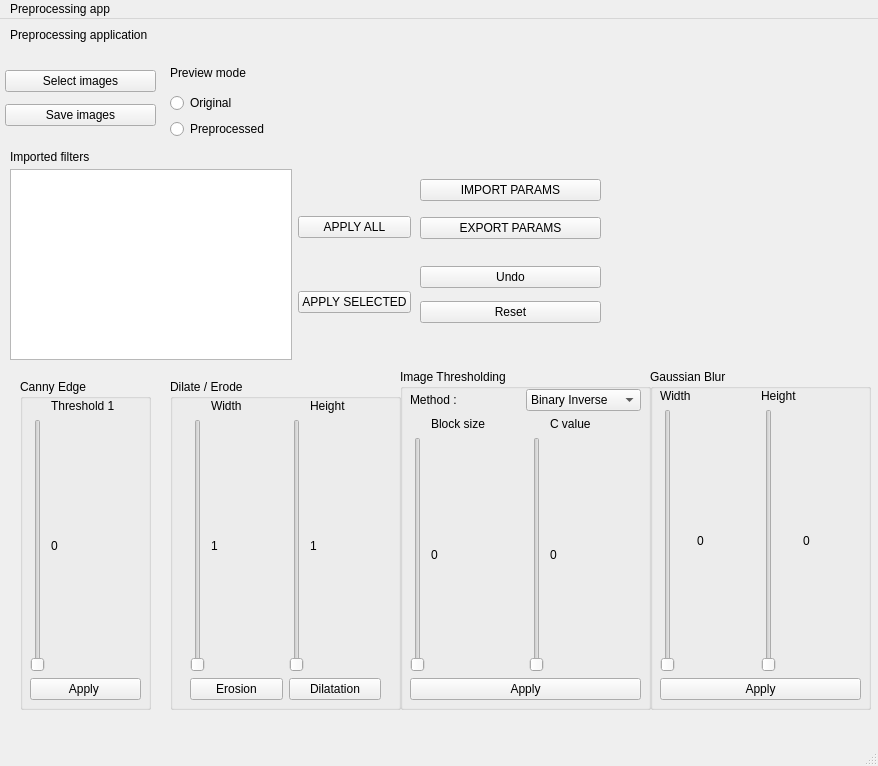
<?xml version="1.0" encoding="UTF-8"?>
<ui version="4.0">
 <class>MainWindow</class>
 <widget class="QMainWindow" name="MainWindow">
  <property name="geometry">
   <rect>
    <x>0</x>
    <y>0</y>
    <width>878</width>
    <height>766</height>
   </rect>
  </property>
  <property name="windowTitle">
   <string>MainWindow</string>
  </property>
  <widget class="QWidget" name="centralwidget">
   <widget class="QWidget" name="verticalLayoutWidget">
    <property name="geometry">
     <rect>
      <x>0</x>
      <y>40</y>
      <width>161</width>
      <height>80</height>
     </rect>
    </property>
    <layout class="QVBoxLayout" name="verticalLayout">
     <property name="leftMargin">
      <number>5</number>
     </property>
     <property name="topMargin">
      <number>5</number>
     </property>
     <property name="rightMargin">
      <number>5</number>
     </property>
     <property name="bottomMargin">
      <number>5</number>
     </property>
     <item>
      <widget class="QPushButton" name="btn_selectimgs">
       <property name="text">
        <string>Select images</string>
       </property>
      </widget>
     </item>
     <item>
      <widget class="QPushButton" name="btn_saveimgs">
       <property name="text">
        <string>Save images</string>
       </property>
      </widget>
     </item>
    </layout>
   </widget>
   <widget class="QLabel" name="label">
    <property name="geometry">
     <rect>
      <x>10</x>
      <y>0</y>
      <width>791</width>
      <height>31</height>
     </rect>
    </property>
    <property name="text">
     <string>Preprocessing application</string>
    </property>
   </widget>
   <widget class="QWidget" name="verticalLayoutWidget_2">
    <property name="geometry">
     <rect>
      <x>170</x>
      <y>40</y>
      <width>160</width>
      <height>80</height>
     </rect>
    </property>
    <layout class="QVBoxLayout" name="verticalLayout_2">
     <item>
      <widget class="QLabel" name="label_2">
       <property name="text">
        <string>Preview mode</string>
       </property>
      </widget>
     </item>
     <item>
      <widget class="QRadioButton" name="radioBtn_orig">
       <property name="text">
        <string>Original</string>
       </property>
      </widget>
     </item>
     <item>
      <widget class="QRadioButton" name="radioBtn_prep">
       <property name="text">
        <string>Preprocessed</string>
       </property>
      </widget>
     </item>
    </layout>
   </widget>
   <widget class="QWidget" name="verticalLayoutWidget_3">
    <property name="geometry">
     <rect>
      <x>420</x>
      <y>240</y>
      <width>181</width>
      <height>71</height>
     </rect>
    </property>
    <layout class="QVBoxLayout" name="verticalLayout_3">
     <item>
      <widget class="QPushButton" name="btn_undo">
       <property name="text">
        <string>Undo</string>
       </property>
      </widget>
     </item>
     <item>
      <widget class="QPushButton" name="btn_reset">
       <property name="text">
        <string>Reset</string>
       </property>
      </widget>
     </item>
    </layout>
   </widget>
   <widget class="QGroupBox" name="groupBox">
    <property name="geometry">
     <rect>
      <x>650</x>
      <y>350</y>
      <width>221</width>
      <height>341</height>
     </rect>
    </property>
    <property name="title">
     <string>Gaussian Blur</string>
    </property>
    <widget class="QWidget" name="verticalLayoutWidget_8">
     <property name="geometry">
      <rect>
       <x>10</x>
       <y>20</y>
       <width>201</width>
       <height>311</height>
      </rect>
     </property>
     <layout class="QVBoxLayout" name="verticalLayout_8">
      <item>
       <layout class="QGridLayout" name="gridLayout_5">
        <item row="1" column="2">
         <widget class="QSlider" name="vS_gbheight">
          <property name="maximum">
           <number>15</number>
          </property>
          <property name="orientation">
           <enum>Qt::Vertical</enum>
          </property>
         </widget>
        </item>
        <item row="1" column="0">
         <widget class="QSlider" name="vslid_gbwidth">
          <property name="maximum">
           <number>15</number>
          </property>
          <property name="orientation">
           <enum>Qt::Vertical</enum>
          </property>
         </widget>
        </item>
        <item row="0" column="0">
         <widget class="QLabel" name="label_5">
          <property name="text">
           <string>Width</string>
          </property>
         </widget>
        </item>
        <item row="0" column="2">
         <widget class="QLabel" name="label_3">
          <property name="maximumSize">
           <size>
            <width>16777215</width>
            <height>25</height>
           </size>
          </property>
          <property name="text">
           <string>Height</string>
          </property>
         </widget>
        </item>
        <item row="1" column="1">
         <widget class="QLabel" name="label_7">
          <property name="text">
           <string>0</string>
          </property>
         </widget>
        </item>
        <item row="1" column="3">
         <widget class="QLabel" name="label_8">
          <property name="text">
           <string>0</string>
          </property>
         </widget>
        </item>
       </layout>
      </item>
      <item>
       <widget class="QPushButton" name="btn_gaus">
        <property name="text">
         <string>Apply</string>
        </property>
       </widget>
      </item>
     </layout>
    </widget>
   </widget>
   <widget class="QGroupBox" name="groupBox_2">
    <property name="geometry">
     <rect>
      <x>400</x>
      <y>350</y>
      <width>251</width>
      <height>341</height>
     </rect>
    </property>
    <property name="title">
     <string>Image Thresholding</string>
    </property>
    <widget class="QWidget" name="verticalLayoutWidget_9">
     <property name="geometry">
      <rect>
       <x>10</x>
       <y>20</y>
       <width>231</width>
       <height>311</height>
      </rect>
     </property>
     <layout class="QVBoxLayout" name="verticalLayout_9">
      <item>
       <layout class="QHBoxLayout" name="horizontalLayout_3">
        <item>
         <widget class="QLabel" name="label_4">
          <property name="text">
           <string>Method :</string>
          </property>
         </widget>
        </item>
        <item>
         <widget class="QComboBox" name="comboBox_2">
          <item>
           <property name="text">
            <string>Binary Inverse</string>
           </property>
          </item>
          <item>
           <property name="text">
            <string>Binary</string>
           </property>
          </item>
          <item>
           <property name="text">
            <string>Trunc</string>
           </property>
          </item>
          <item>
           <property name="text">
            <string>To Zero</string>
           </property>
          </item>
          <item>
           <property name="text">
            <string>To Zero Inverse</string>
           </property>
          </item>
          <item>
           <property name="text">
            <string>Otsu</string>
           </property>
          </item>
          <item>
           <property name="text">
            <string>Triangle</string>
           </property>
          </item>
         </widget>
        </item>
       </layout>
      </item>
      <item>
       <layout class="QGridLayout" name="gridLayout_2">
        <item row="1" column="0">
         <widget class="QSlider" name="vS_itblock">
          <property name="maximum">
           <number>81</number>
          </property>
          <property name="orientation">
           <enum>Qt::Vertical</enum>
          </property>
         </widget>
        </item>
        <item row="1" column="3">
         <widget class="QSlider" name="vS_itCval">
          <property name="maximum">
           <number>80</number>
          </property>
          <property name="orientation">
           <enum>Qt::Vertical</enum>
          </property>
         </widget>
        </item>
        <item row="1" column="1">
         <widget class="QLabel" name="label_13">
          <property name="text">
           <string>0</string>
          </property>
         </widget>
        </item>
        <item row="0" column="1">
         <widget class="QLabel" name="label_16">
          <property name="text">
           <string>Block size</string>
          </property>
         </widget>
        </item>
        <item row="1" column="4">
         <widget class="QLabel" name="label_17">
          <property name="text">
           <string>0</string>
          </property>
         </widget>
        </item>
        <item row="0" column="4">
         <widget class="QLabel" name="label_18">
          <property name="text">
           <string>C value</string>
          </property>
         </widget>
        </item>
       </layout>
      </item>
      <item>
       <widget class="QPushButton" name="btn_threshold">
        <property name="text">
         <string>Apply</string>
        </property>
       </widget>
      </item>
     </layout>
    </widget>
   </widget>
   <widget class="QGroupBox" name="groupBox_3">
    <property name="geometry">
     <rect>
      <x>20</x>
      <y>360</y>
      <width>131</width>
      <height>331</height>
     </rect>
    </property>
    <property name="title">
     <string>Canny Edge</string>
    </property>
    <widget class="QWidget" name="verticalLayoutWidget_7">
     <property name="geometry">
      <rect>
       <x>10</x>
       <y>20</y>
       <width>111</width>
       <height>301</height>
      </rect>
     </property>
     <layout class="QVBoxLayout" name="verticalLayout_7">
      <item>
       <layout class="QGridLayout" name="gridLayout_3">
        <item row="1" column="0">
         <widget class="QSlider" name="vs_ceTh1">
          <property name="maximum">
           <number>500</number>
          </property>
          <property name="orientation">
           <enum>Qt::Vertical</enum>
          </property>
         </widget>
        </item>
        <item row="0" column="1">
         <widget class="QLabel" name="label_22">
          <property name="text">
           <string>Threshold 1</string>
          </property>
         </widget>
        </item>
        <item row="1" column="1">
         <widget class="QLabel" name="label_20">
          <property name="text">
           <string>0</string>
          </property>
         </widget>
        </item>
       </layout>
      </item>
      <item>
       <widget class="QPushButton" name="btn_canny">
        <property name="text">
         <string>Apply </string>
        </property>
       </widget>
      </item>
     </layout>
    </widget>
   </widget>
   <widget class="QGroupBox" name="groupBox_4">
    <property name="geometry">
     <rect>
      <x>170</x>
      <y>360</y>
      <width>231</width>
      <height>331</height>
     </rect>
    </property>
    <property name="title">
     <string>Dilate / Erode</string>
    </property>
    <widget class="QWidget" name="verticalLayoutWidget_6">
     <property name="geometry">
      <rect>
       <x>20</x>
       <y>20</y>
       <width>191</width>
       <height>301</height>
      </rect>
     </property>
     <layout class="QVBoxLayout" name="verticalLayout_6">
      <item>
       <layout class="QGridLayout" name="gridLayout_4">
        <item row="1" column="3">
         <widget class="QLabel" name="label_25">
          <property name="text">
           <string>1</string>
          </property>
         </widget>
        </item>
        <item row="1" column="0">
         <widget class="QSlider" name="vs_deWigth">
          <property name="maximum">
           <number>15</number>
          </property>
          <property name="orientation">
           <enum>Qt::Vertical</enum>
          </property>
         </widget>
        </item>
        <item row="1" column="2">
         <widget class="QSlider" name="vs_deHeight">
          <property name="maximum">
           <number>15</number>
          </property>
          <property name="orientation">
           <enum>Qt::Vertical</enum>
          </property>
         </widget>
        </item>
        <item row="0" column="3">
         <widget class="QLabel" name="label_28">
          <property name="text">
           <string>Height</string>
          </property>
         </widget>
        </item>
        <item row="0" column="1">
         <widget class="QLabel" name="label_27">
          <property name="text">
           <string>Width</string>
          </property>
         </widget>
        </item>
        <item row="1" column="1">
         <widget class="QLabel" name="label_24">
          <property name="text">
           <string>1</string>
          </property>
         </widget>
        </item>
       </layout>
      </item>
      <item>
       <layout class="QHBoxLayout" name="horizontalLayout_2">
        <item>
         <widget class="QPushButton" name="btn_erosion">
          <property name="text">
           <string>Erosion</string>
          </property>
         </widget>
        </item>
        <item>
         <widget class="QPushButton" name="btn_dilat">
          <property name="text">
           <string>Dilatation</string>
          </property>
         </widget>
        </item>
       </layout>
      </item>
     </layout>
    </widget>
   </widget>
   <widget class="QWidget" name="verticalLayoutWidget_4">
    <property name="geometry">
     <rect>
      <x>420</x>
      <y>150</y>
      <width>181</width>
      <height>81</height>
     </rect>
    </property>
    <layout class="QVBoxLayout" name="verticalLayout_4">
     <item>
      <widget class="QPushButton" name="btn_importparams">
       <property name="text">
        <string>IMPORT PARAMS</string>
       </property>
      </widget>
     </item>
     <item>
      <widget class="QPushButton" name="btn_exportparams">
       <property name="text">
        <string>EXPORT PARAMS</string>
       </property>
      </widget>
     </item>
    </layout>
   </widget>
   <widget class="QWidget" name="horizontalLayoutWidget">
    <property name="geometry">
     <rect>
      <x>10</x>
      <y>150</y>
      <width>401</width>
      <height>191</height>
     </rect>
    </property>
    <layout class="QHBoxLayout" name="horizontalLayout">
     <item>
      <widget class="QListWidget" name="listWidget"/>
     </item>
     <item>
      <layout class="QVBoxLayout" name="verticalLayout_11">
       <item>
        <widget class="QPushButton" name="btn_applyall">
         <property name="text">
          <string>APPLY ALL</string>
         </property>
        </widget>
       </item>
       <item>
        <widget class="QPushButton" name="btn_applyselected">
         <property name="text">
          <string>APPLY SELECTED</string>
         </property>
        </widget>
       </item>
      </layout>
     </item>
    </layout>
   </widget>
   <widget class="QLabel" name="label_6">
    <property name="geometry">
     <rect>
      <x>10</x>
      <y>130</y>
      <width>121</width>
      <height>16</height>
     </rect>
    </property>
    <property name="text">
     <string>Imported filters</string>
    </property>
   </widget>
  </widget>
  <widget class="QMenuBar" name="menubar">
   <property name="geometry">
    <rect>
     <x>0</x>
     <y>0</y>
     <width>878</width>
     <height>22</height>
    </rect>
   </property>
   <widget class="QMenu" name="menuPreprocessing_app">
    <property name="title">
     <string>Preprocessing app</string>
    </property>
   </widget>
   <addaction name="menuPreprocessing_app"/>
  </widget>
  <widget class="QStatusBar" name="statusbar"/>
 </widget>
 <resources/>
 <connections>
  <connection>
   <sender>vslid_gbwidth</sender>
   <signal>valueChanged(int)</signal>
   <receiver>label_7</receiver>
   <slot>setNum(int)</slot>
   <hints>
    <hint type="sourcelabel">
     <x>29</x>
     <y>365</y>
    </hint>
    <hint type="destinationlabel">
     <x>64</x>
     <y>349</y>
    </hint>
   </hints>
  </connection>
  <connection>
   <sender>vS_gbheight</sender>
   <signal>valueChanged(int)</signal>
   <receiver>label_8</receiver>
   <slot>setNum(int)</slot>
   <hints>
    <hint type="sourcelabel">
     <x>115</x>
     <y>371</y>
    </hint>
    <hint type="destinationlabel">
     <x>178</x>
     <y>371</y>
    </hint>
   </hints>
  </connection>
  <connection>
   <sender>vs_ceTh1</sender>
   <signal>valueChanged(int)</signal>
   <receiver>label_20</receiver>
   <slot>setNum(int)</slot>
   <hints>
    <hint type="sourcelabel">
     <x>29</x>
     <y>571</y>
    </hint>
    <hint type="destinationlabel">
     <x>52</x>
     <y>567</y>
    </hint>
   </hints>
  </connection>
  <connection>
   <sender>vs_deWigth</sender>
   <signal>valueChanged(int)</signal>
   <receiver>label_24</receiver>
   <slot>setNum(int)</slot>
   <hints>
    <hint type="sourcelabel">
     <x>265</x>
     <y>557</y>
    </hint>
    <hint type="destinationlabel">
     <x>299</x>
     <y>560</y>
    </hint>
   </hints>
  </connection>
  <connection>
   <sender>vs_deHeight</sender>
   <signal>valueChanged(int)</signal>
   <receiver>label_25</receiver>
   <slot>setNum(int)</slot>
   <hints>
    <hint type="sourcelabel">
     <x>340</x>
     <y>572</y>
    </hint>
    <hint type="destinationlabel">
     <x>377</x>
     <y>560</y>
    </hint>
   </hints>
  </connection>
  <connection>
   <sender>vS_itCval</sender>
   <signal>valueChanged(int)</signal>
   <receiver>label_17</receiver>
   <slot>setNum(int)</slot>
   <hints>
    <hint type="sourcelabel">
     <x>556</x>
     <y>371</y>
    </hint>
    <hint type="destinationlabel">
     <x>619</x>
     <y>353</y>
    </hint>
   </hints>
  </connection>
  <connection>
   <sender>vS_itblock</sender>
   <signal>valueChanged(int)</signal>
   <receiver>label_13</receiver>
   <slot>setNum(int)</slot>
   <hints>
    <hint type="sourcelabel">
     <x>473</x>
     <y>371</y>
    </hint>
    <hint type="destinationlabel">
     <x>535</x>
     <y>352</y>
    </hint>
   </hints>
  </connection>
 </connections>
</ui>
